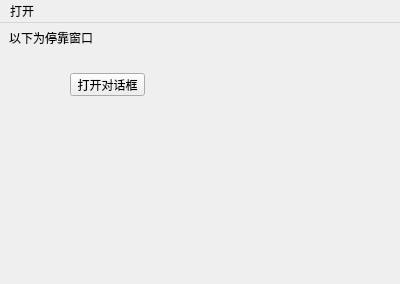
<?xml version="1.0" encoding="UTF-8"?>
<ui version="4.0">
 <class>MainWindow</class>
 <widget class="QMainWindow" name="MainWindow">
  <property name="geometry">
   <rect>
    <x>0</x>
    <y>0</y>
    <width>400</width>
    <height>284</height>
   </rect>
  </property>
  <property name="windowTitle">
   <string>MainWindow</string>
  </property>
  <widget class="QWidget" name="centralWidget">
   <widget class="QLabel" name="label">
    <property name="geometry">
     <rect>
      <x>9</x>
      <y>4</y>
      <width>381</width>
      <height>21</height>
     </rect>
    </property>
    <property name="sizePolicy">
     <sizepolicy hsizetype="Fixed" vsizetype="Preferred">
      <horstretch>0</horstretch>
      <verstretch>0</verstretch>
     </sizepolicy>
    </property>
    <property name="text">
     <string>以下为停靠窗口</string>
    </property>
   </widget>
   <widget class="QPushButton" name="btnOpenDialog">
    <property name="geometry">
     <rect>
      <x>70</x>
      <y>50</y>
      <width>75</width>
      <height>23</height>
     </rect>
    </property>
    <property name="text">
     <string>打开对话框</string>
    </property>
   </widget>
  </widget>
  <widget class="QMenuBar" name="menuBar">
   <property name="geometry">
    <rect>
     <x>0</x>
     <y>0</y>
     <width>400</width>
     <height>23</height>
    </rect>
   </property>
   <widget class="QMenu" name="menu">
    <property name="title">
     <string>打开</string>
    </property>
    <addaction name="actionShowCameraWidget_2"/>
   </widget>
   <addaction name="menu"/>
  </widget>
  <action name="actionviewMenu">
   <property name="text">
    <string>查看菜单</string>
   </property>
  </action>
  <action name="actionhideMenu">
   <property name="text">
    <string>隐藏菜单</string>
   </property>
  </action>
  <action name="actionShowCameraWidget">
   <property name="checkable">
    <bool>true</bool>
   </property>
   <property name="text">
    <string>显示相机窗体</string>
   </property>
  </action>
  <action name="actionShowCameraWidget_2">
   <property name="text">
    <string>ShowCameraWidget</string>
   </property>
  </action>
 </widget>
 <layoutdefault spacing="6" margin="11"/>
 <resources/>
 <connections/>
</ui>
